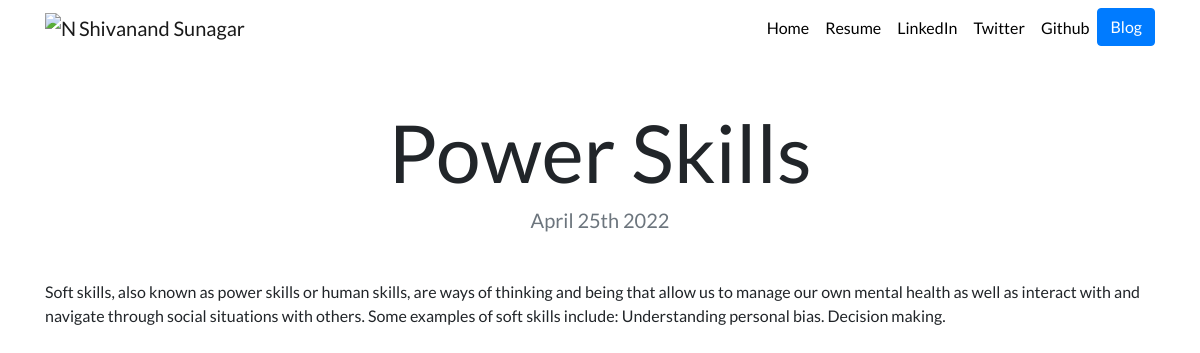
Page /blog/7/ on the committed database.
### blog/models.py (models this page shows, shortened)
class Blog(models.Model):
    title = models.CharField(max_length=100)
    description = models.TextField(max_length=500)
    date = models.DateField()

### blog/views.py (the view)
# urls.py: path('<int:blog_id>/', views.detail, name='detail'),
def detail(request, blog_id):
    blog = get_object_or_404(Blog, pk=blog_id)
    return render(request, 'blog/detail.html', {'blog': blog, })

### blog/templates/blog/detail.html
{% extends "portfolio/base.html" %}
{% load static %}
{% block content %}
<h1 class="text-center mt-5" id="blogdetailtitle">{{ blog.title }}</h1>
<h5 class="text-center text-muted mb-5">{{ blog.date|date:'F jS Y' }}</h5>
{{ blog.description|safe }}
{% endblock %}

### portfolio/static/portfolio/style.css (style rules this page uses)
body { font-family: 'Lato', sans-serif; }
@media (min-width: 992px) { #blogdetailtitle { font-size: 5rem; } }

### rows in the picture
Blog: title "Power Skills", date "April 25th 2022", description "Soft skills, also known as power skills or human skills, are ways of thinking and being that allow us to manage our own mental health as well as interact with and navigate through social situations with others. Some examples of soft skills include: Understanding personal bias. Decision making."
